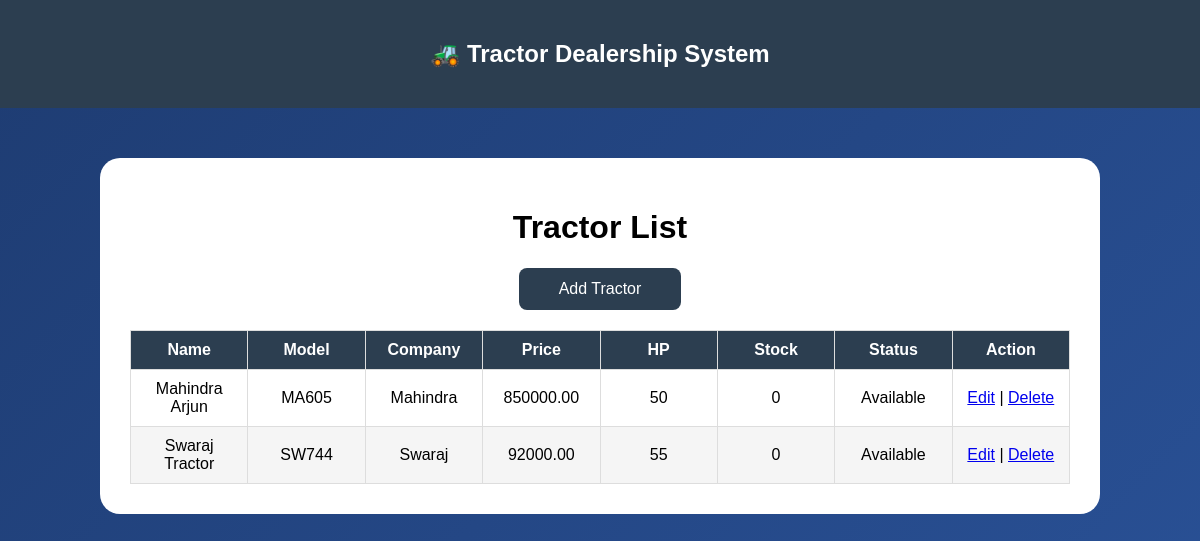
The page /tractors/ on the database its author committed.
### inventory/models.py (models this page shows, shortened)
class Tractor(models.Model):
    tractor_name = models.CharField(max_length=100)
    model_no = models.CharField(max_length=50)
    company_name = models.CharField(max_length=100)
    price = models.DecimalField(max_digits=10, decimal_places=2)
    horsepower = models.IntegerField()
    stock_quantity = models.IntegerField(default=0)
    STOCK_CHOICES = [
        ('Available','Available'),
        ('Low Stock','Low Stock'),
        ('Out of Stock','Out of Stock')
    ]
    stock_status = models.CharField(
        max_length=20,
        choices=STOCK_CHOICES,
        default='Available'
    )

### inventory/views.py (the view)
# urls.py: path('', tractor_list, name='tractors'),
def tractor_list(request):
    tractors = Tractor.objects.all()
    context = {
        'tractors': tractors
    }
    return render(request,'tractors.html',context)

### templates/tractors.html (shortened to what this page needs)
<!DOCTYPE html>
<html>
<head>
    {% load static %}
    <link rel="stylesheet" href="{% static 'css/style.css' %}">
</head>
<body>
<nav>
    <h2>🚜 Tractor Dealership System</h2>
</nav>
<div class="form-container">
    <h1>Tractor List</h1>
    <div style="text-align:center;margin-bottom:20px;">
        <a href="/tractors/add/" class="btn">
            Add Tractor
        </a>
    </div>
    <div class="table-container">
        <table>
            <thead>
                <tr>
                    <th>Name</th>
                    <th>Model</th>
                    <th>Company</th>
                    <th>Price</th>
                    <th>HP</th>
                    <th>Stock</th>
                    <th>Status</th>
                    <th>Action</th>
                </tr>
            </thead>
            <tbody>
            {% for tractor in tractors %}
            <tr>
                <td>{{ tractor.tractor_name }}</td>
                <td>{{ tractor.model_no }}</td>
                <td>{{ tractor.company_name }}</td>
                <td>{{ tractor.price }}</td>
                <td>{{ tractor.horsepower }}</td>
                <td>{{ tractor.stock_quantity }}</td>
                <td>{{ tractor.stock_status }}</td>
                <td>
                    <a href="/tractors/update/{{ tractor.id }}">Edit</a>
                    |
                    <a href="/tractors/delete/{{ tractor.id }}">Delete</a>
                </td>
            </tr>
            {% endfor %}
            </tbody>
        </table>
    </div>
</div>
</body>
</html>

### static/css/style.css (style rules this page uses)
body { margin:0; font-family:Arial,sans-serif; background:linear-gradient(135deg,#1e3c72,#2a5298); min-height:100vh; }
nav { background:#2c3e50; color:white; padding:20px; text-align:center; }
.form-container { width:95%; max-width:1000px; margin:50px auto; background:white; padding:30px; border-radius:20px; box-sizing:border-box; }
h1 { text-align:center; }
.btn { display:inline-block; background:#2c3e50; color:white; padding:12px 40px; border-radius:8px; text-decoration:none; }
.table-container { width:100%; overflow-x:auto; }
table { width:100%; table-layout:fixed; border-collapse:collapse; }
th,td { padding:10px; border:1px solid #ddd; text-align:center; }
th { background:#2c3e50; color:white; }
td { word-wrap:break-word; }
tr:nth-child(even) { background:#f5f5f5; }

### rows shown on the page
Tractor: tractor_name "Mahindra Arjun", model_no "MA605", company_name "Mahindra", price "850000.00", horsepower "50", stock_quantity "0", stock_status "Available"
Tractor: tractor_name "Swaraj Tractor", model_no "SW744", company_name "Swaraj", price "92000.00", horsepower "55", stock_quantity "0", stock_status "Available"
